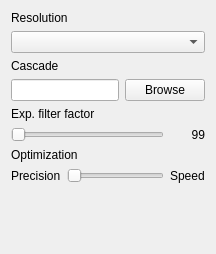
              <widget class="QWidget" name="MacWebcamFtPrefs">
               <layout class="QVBoxLayout" name="verticalLayout_15">
                <item>
                 <widget class="QLabel" name="label_33">
                  <property name="sizePolicy">
                   <sizepolicy hsizetype="Maximum" vsizetype="Preferred">
                    <horstretch>0</horstretch>
                    <verstretch>0</verstretch>
                   </sizepolicy>
                  </property>
                  <property name="text">
                   <string>Resolution</string>
                  </property>
                 </widget>
                </item>
                <item>
                 <widget class="QComboBox" name="WebcamFtResolutionsMac">
                  <property name="sizePolicy">
                   <sizepolicy hsizetype="Preferred" vsizetype="Fixed">
                    <horstretch>0</horstretch>
                    <verstretch>0</verstretch>
                   </sizepolicy>
                  </property>
                 </widget>
                </item>
                <item>
                 <widget class="QLabel" name="label_45">
                  <property name="text">
                   <string>Cascade</string>
                  </property>
                 </widget>
                </item>
                <item>
                 <layout class="QHBoxLayout" name="horizontalLayout_33">
                  <item>
                   <widget class="QLineEdit" name="CascadePathMac"/>
                  </item>
                  <item>
                   <widget class="QPushButton" name="FindCascadeMac">
                    <property name="text">
                     <string>Browse</string>
                    </property>
                   </widget>
                  </item>
                 </layout>
                </item>
                <item>
                 <widget class="QLabel" name="label_11">
                  <property name="text">
                   <string>Exp. filter factor</string>
                  </property>
                 </widget>
                </item>
                <item>
                 <layout class="QHBoxLayout" name="horizontalLayout_35">
                  <item>
                   <widget class="QSlider" name="ExpFilterFactorMac">
                    <property name="orientation">
                     <enum>Qt::Horizontal</enum>
                    </property>
                   </widget>
                  </item>
                  <item>
                   <widget class="QLabel" name="ExpFiltFactorValMac">
                    <property name="sizePolicy">
                     <sizepolicy hsizetype="Fixed" vsizetype="Preferred">
                      <horstretch>0</horstretch>
                      <verstretch>0</verstretch>
                     </sizepolicy>
                    </property>
                    <property name="minimumSize">
                     <size>
                      <width>35</width>
                      <height>0</height>
                     </size>
                    </property>
                    <property name="maximumSize">
                     <size>
                      <width>35</width>
                      <height>16777215</height>
                     </size>
                    </property>
                    <property name="text">
                     <string>99</string>
                    </property>
                    <property name="alignment">
                     <set>Qt::AlignRight|Qt::AlignTrailing|Qt::AlignVCenter</set>
                    </property>
                   </widget>
                  </item>
                 </layout>
                </item>
                <item>
                 <widget class="QLabel" name="label_48">
                  <property name="text">
                   <string>Optimization</string>
                  </property>
                 </widget>
                </item>
                <item>
                 <layout class="QHBoxLayout" name="horizontalLayout_34">
                  <item>
                   <widget class="QLabel" name="label_63">
                    <property name="text">
                     <string>Precision</string>
                    </property>
                   </widget>
                  </item>
                  <item>
                   <widget class="QSlider" name="OptimLevelMac">
                    <property name="maximum">
                     <number>3</number>
                    </property>
                    <property name="pageStep">
                     <number>1</number>
                    </property>
                    <property name="value">
                     <number>0</number>
                    </property>
                    <property name="orientation">
                     <enum>Qt::Horizontal</enum>
                    </property>
                    <property name="tickPosition">
                     <enum>QSlider::NoTicks</enum>
                    </property>
                   </widget>
                  </item>
                  <item>
                   <widget class="QLabel" name="label_67">
                    <property name="text">
                     <string>Speed</string>
                    </property>
                   </widget>
                  </item>
                 </layout>
                </item>
                <item>
                 <spacer name="verticalSpacer_10">
                  <property name="orientation">
                   <enum>Qt::Vertical</enum>
                  </property>
                  <property name="sizeHint" stdset="0">
                   <size>
                    <width>10</width>
                    <height>60</height>
                   </size>
                  </property>
                 </spacer>
                </item>
               </layout>
              </widget>
